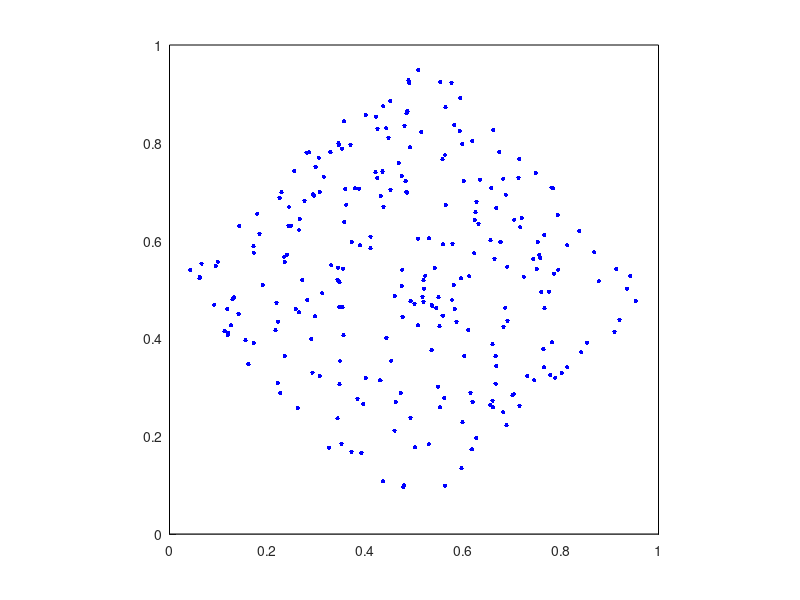

Write MATLAB code to recreate this figure.
N = 500;
contor = 0;

rectangle('Position', [0 0 1 1], 'FaceColor', 'w')
axis square
hold on

for i = 1:N

  x = rand;
  y = rand;
  M = [x,y]; CE = [0.5, 0.5];
  A = [1,0]; B=[0,1]; C=[0,0]; D=[1,1];
  vect = [pdist([M;A]) pdist([M;B]) pdist([M;C]) pdist([M;D])];
  minim = min(vect);
  if pdist([M;CE]) < minim
    contor++;
    plot(x,y,'b','MarkerSize',10)
  endif
endfor

contor/N